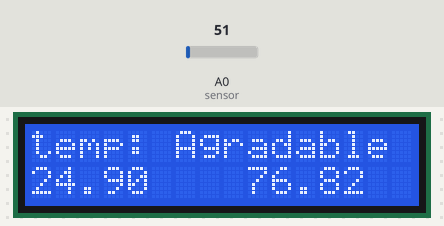
The sketch below on a simulated Arduino Uno, built with avr-gcc and run on an emulated ATmega328P. Shown: 16×2 character LCD. The test bench sets the inputs (shaded band); at power-on: A0 (sensor) = 51. What the sketch prints to the serial monitor is not drawn.

Above: at 1.2 s.
1.3 s: A0 (sensor) set to 61
At 3.9 s:
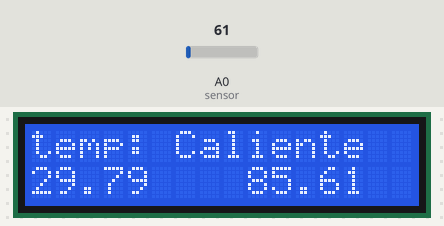
4.3 s: A0 (sensor) set to 69
At 6.9 s:
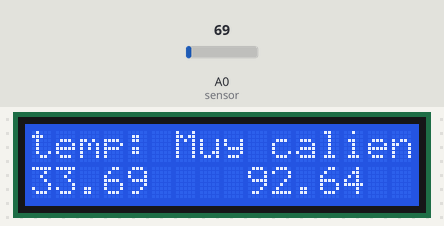
7.3 s: A0 (sensor) set to 30
At 10.0 s:
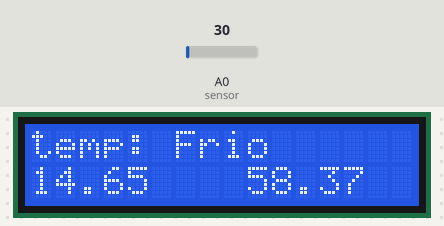
10.3 s: A0 (sensor) set to 24
At 11.7 s:
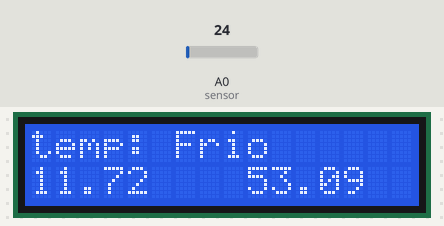
13.3 s: A0 (sensor) set to 20
At 16.0 s:
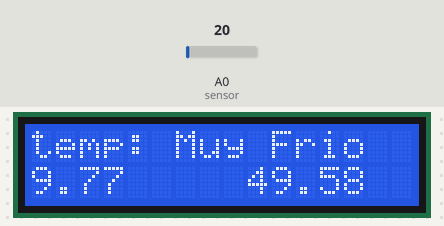
Timing chart, 0 to 17.3 s (numbered marks = the images above; inputs shaded):
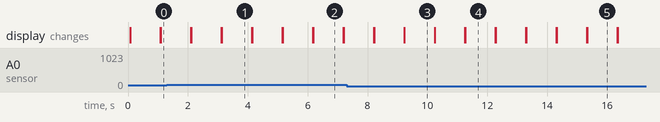

The sketch:

Taller_6_punto_6.ino
```cpp
/*
 * Lectura de sensor de temperatura (lm35) y despliegue en pantalla Lcd
 * Visualización de grados centigrados y farenheit, con mensaje de temperatura.
 */


 #include <LiquidCrystal.h>

 LiquidCrystal lcd(7,8,9,10,11,12);

 byte grado[8] = { 0b00001100, 0b00010010, 0b00010010, 0b00001100, 0b00000000, 0b00000000, 0b00000000, 0b00000000};
 String indices[5] = {"Muy caliente", "Caliente", "Agradable", "Frio", "Muy Frio"};


 float dato;
 float c,f;


 void setup() {
  Serial.begin(9600);
  lcd.begin(16,2);
  lcd.createChar(1,grado);
  lcd.setCursor(0,0);
  lcd.print("Temp: ");
  //centigrados
  lcd.setCursor(5,1);
  lcd.write(1);
  lcd.setCursor(6,1);
  lcd.print("C");
  //farenheit
  lcd.setCursor(14,1);
  lcd.write(1);
  lcd.setCursor(15,1);
  lcd.print("F");
}

void loop() {
  float centigrados = leerGrados();
  float faren = farenheit();
  //String tempIndices = String(c);
  String tempC = temperaturaC(c);

  lcd.setCursor(0,1);
  lcd.print(centigrados);
  lcd.setCursor(9,1);
  lcd.print(faren);
  Serial.println(analogRead(A0));         //linea de prueba para verificar los datos obtenidos del sensor lm35
  delay(1000);
  lcd.setCursor(0,0);
  lcd.clear();
  lcd.print("temp: "+ tempC);
}

float leerGrados()
{
  dato = analogRead(A0);
  c = (500*dato/1024);        //conversión --> ((5000mV * Sensor)/1023)/(10mV) --> obtenemos un valor en mV se divide todo entre 10mV para obtener los grados
  delay(10);
  /*
   * cen = (5*dato/1024);       //entrega el ressultado en voltios, dividimos en 10mV para obtener el valor en grados centigrados
   * c = c/0.01
   */
   if(c<0)
   {
    c = 0;
   }
  return c;
}
float farenheit()
{
  f = (c*9/5)+32;
  return f;
}

String temperaturaC(int valor)
{
  String t;
  int a;
  if(valor>30)
  {
    t = indices[0];
  }
  else if(valor>24)
  {
    t = indices[1];
  }
  else if(valor>18)
  {
    t = indices[2];
  }
  else if(valor>10)
  {
    t = indices[3];
  }
  else if(valor>4)
  {
    t = indices[4];
  }
  /*
  switch(a)
  {
    case 0:
    t = indices[0];
    break;

    case 1:
    t = indices[1];
    break;

    case 2:
    t = indices[2];
    break;

    case 3:
    t = indices[3];
    break;

    case 4:
    t = indices[4];
    break;
  }
  */
  return t;
}
```

Measured:
- the behaviour switches between 63 and 64 on A0 (sensor) (found by bisection; images 1 and 2)
- the behaviour switches between 23 and 22 on A0 (sensor) (found by bisection; images 4 and 5)
- after the input at 1.3 s, the display: first differs from a run without the input after 0.81 s (image 1 shows a later state)
- after the input at 4.3 s, the display: first differs from a run without the input after 0.86 s (image 2 shows a later state)
- after the input at 7.3 s, the display: first differs from a run without the input after 0.92 s (image 3 shows a later state)
- after the input at 10.3 s, the display: first differs from a run without the input after 0.97 s (image 4)
- after the input at 13.3 s, the display: first differs from a run without the input after 1.0 s (image 5 shows a later state)
